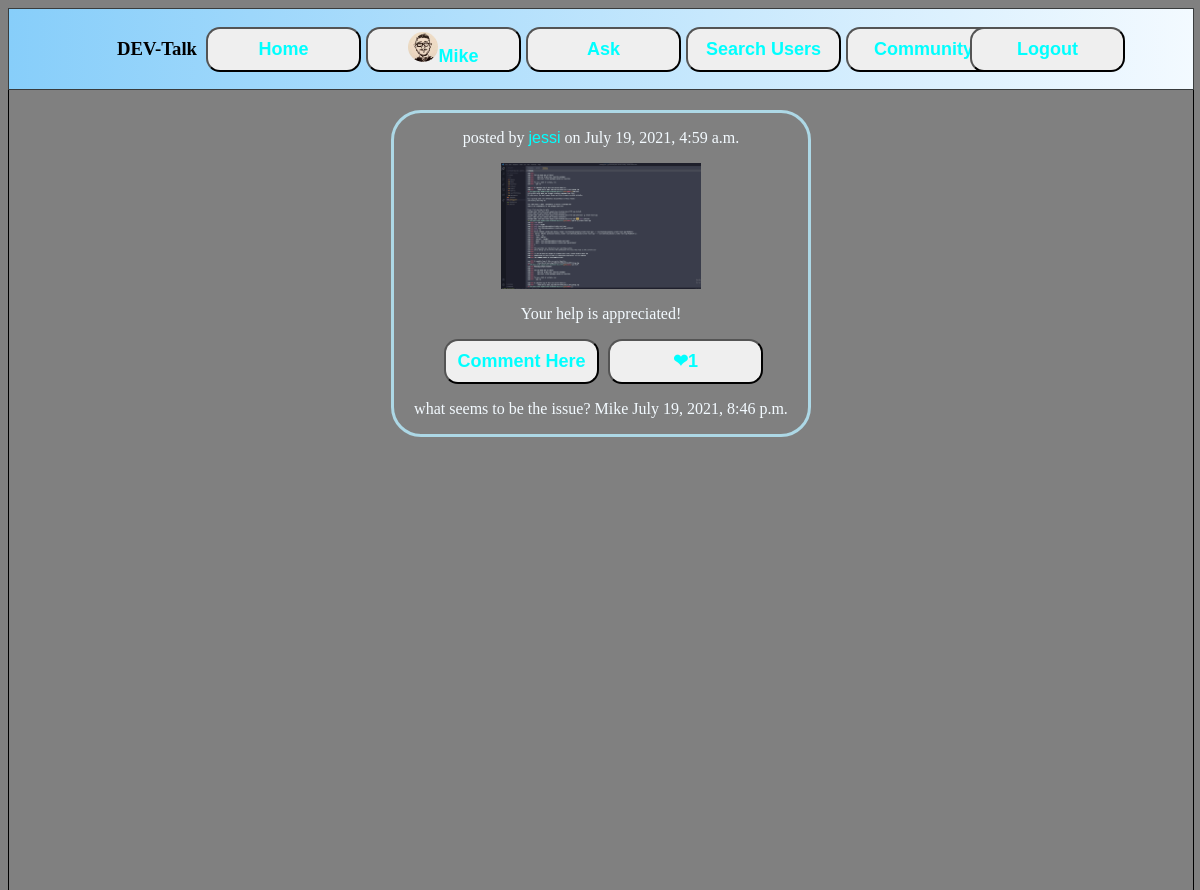
The app's page /community/post/4/ (signed in), older data.
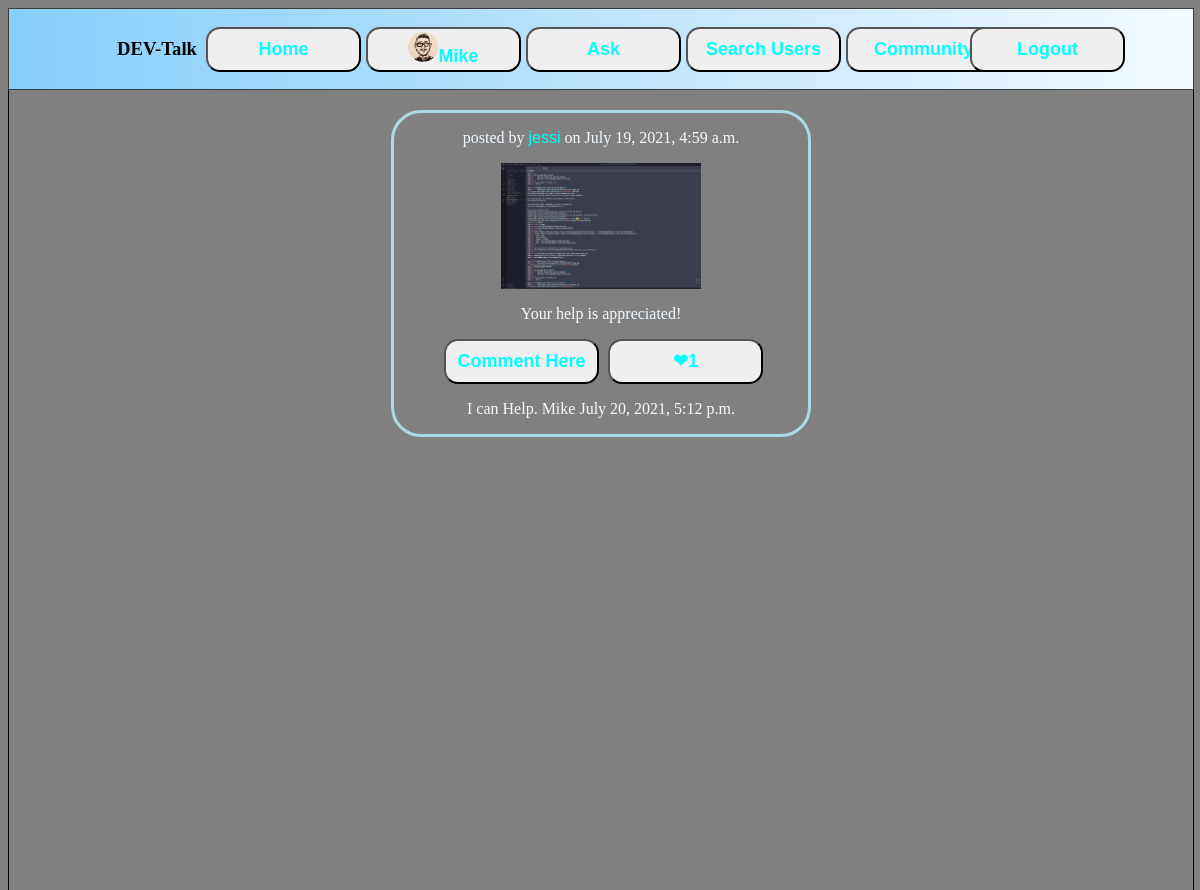
The same page, newer data.
### community/models.py (models this page shows, shortened)
class CommunityComment(models.Model):
    post = models.ForeignKey(
        CommunityImage, on_delete=models.CASCADE, related_name="community_comments")
    sender = models.ForeignKey(Uzer, on_delete=models.CASCADE)
    body = models.TextField(max_length=500)
    time = models.DateTimeField(auto_now_add=True)
    class Meta:
        ordering = ['-time']

### custom_users/models.py (models this page shows, shortened)
class Uzer(AbstractUser):
    avatar = models.ImageField(upload_to='profile_pics/', default='')
    following = models.ManyToManyField('self', symmetrical=False, related_name='follow_person')
    followers = models.ManyToManyField('self', symmetrical=False, related_name='follower')
    bio = models.TextField(max_length=500, blank=True, null=True)
    location = models.CharField(blank=True, max_length=150, null=True)
    github = models.URLField(blank=True, null=True)
    linkedin = models.URLField(blank=True, null=True)
    portfolio = models.URLField(blank=True, null=True)
    def __str__(self):
        return self.username

### community/views.py (the view)
# urls.py: path('community/post/<int:pk>/', DetailPostView),
def DetailPostView(request, pk):
    post = CommunityImage.objects.get(id=pk)
    return render(request, 'community_detail.html', {'post': post})

### templates/community_detail.html (shortened to what this page needs)
{% load static %}
<!DOCTYPE html>
<html lang="en">
<head>
  <link rel="stylesheet" href="/static/index.css/">
</head>
<body>
  {%if request.user.is_authenticated%}
  <div class="Header">
    <div class="Header__Left">
      <h3>DEV-Talk</h3>
    </div>
    <div class="Header__Center">
      <a href="/">
        <button><strong>Home</strong></button>
      </a>
      <a href="/profile/{{request.user.id}}/">
        <button><img src="/media/images/{{request.user.avatar}}/" style="width: 30px; border-radius: 50%;"><strong>{{request.user.username}}</strong></stron></button>
      </a>
      <a href="/community/uploads/"><button><strong>Ask</strong></button></a>
      <a href="/users/">
        <button><strong>Search Users</strong></button>
      </a>
      <a href="/community/">
        <button><strong>Community</strong></button>
      </a>
    </div>
    <div class="Header__Right">
      <a href="/logout/"><button>Logout</button></a>
    </div>
  </div>
  <div class="container">
    <div class="Feed">
      <div class='Post'>
        <div class="post_header">
          <p>posted by <a href="/profile/{{post.author.id}}/">{{post.author}}</a> on {{post.created_at}}</p>
        </div>
        <img src="/media/{{post.image}}/" alt='post-img' style="width: 200px;" />
        <div class="post_caption">
          <p>{{post.caption}}</p>
        </div>
        <div>
          <button><a href='/community/comment/{{post.id}}/add'> Comment Here </a></button>
          <a href="/community/uploads-like/{{post.id}}/"><button>❤{{post.likes.count}}</button></a>
        </div>
        {% for comment in post.community_comments.all %}
        <div>
          <p>{{comment.body}}
            {{comment.sender}} {{comment.time}}</p>
        </div>
        {% endfor %}
      </div>
      {% endif %}
</body>
</html>

Row changes from the older to the newer data that the page shows:
removed CommunityComment: body "what seems to be the issue?", sender "Mike", time "July 19, 2021, 8:46 p.m."
added CommunityComment: body "I can Help.", sender "Mike", time "July 20, 2021, 5:12 p.m."
